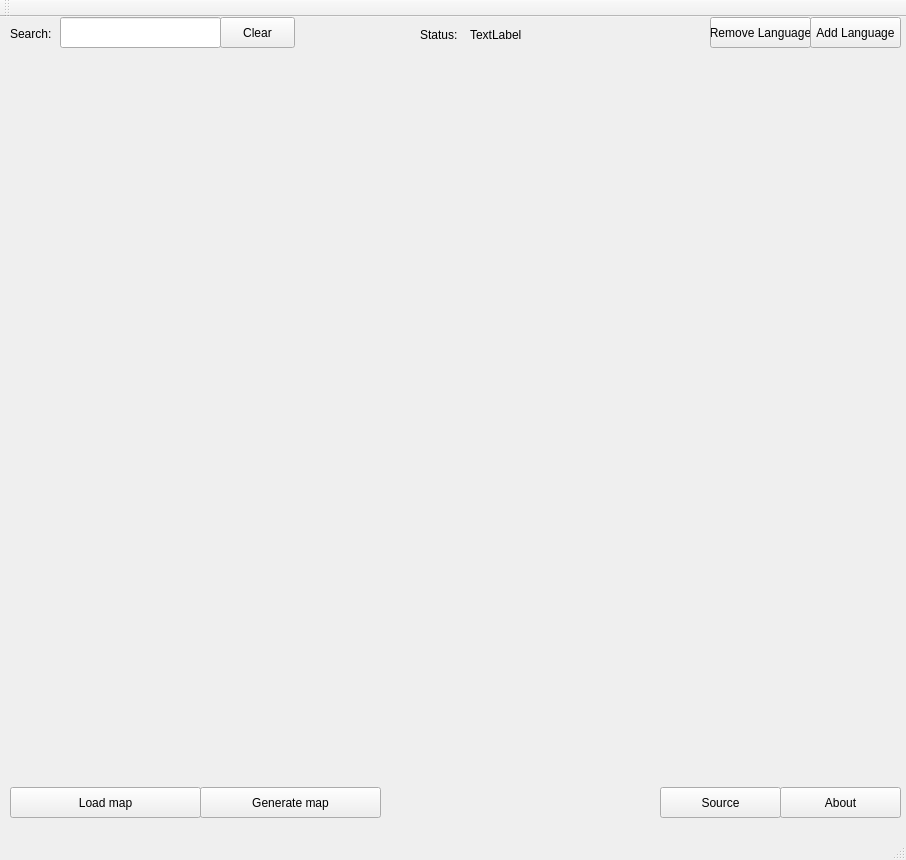
<?xml version="1.0" encoding="UTF-8"?>
<ui version="4.0">
 <class>MainWindow</class>
 <widget class="QMainWindow" name="MainWindow">
  <property name="geometry">
   <rect>
    <x>0</x>
    <y>0</y>
    <width>906</width>
    <height>860</height>
   </rect>
  </property>
  <property name="windowTitle">
   <string>MainWindow</string>
  </property>
  <widget class="QWidget" name="centralWidget">
   <widget class="QPushButton" name="addLanguage">
    <property name="geometry">
     <rect>
      <x>810</x>
      <y>0</y>
      <width>91</width>
      <height>31</height>
     </rect>
    </property>
    <property name="text">
     <string>Add Language</string>
    </property>
   </widget>
   <widget class="QPushButton" name="removeLanguage">
    <property name="geometry">
     <rect>
      <x>710</x>
      <y>0</y>
      <width>101</width>
      <height>31</height>
     </rect>
    </property>
    <property name="text">
     <string>Remove Language</string>
    </property>
   </widget>
   <widget class="QLineEdit" name="searchLine">
    <property name="geometry">
     <rect>
      <x>60</x>
      <y>0</y>
      <width>161</width>
      <height>31</height>
     </rect>
    </property>
    <property name="toolTip">
     <string/>
    </property>
    <property name="text">
     <string/>
    </property>
   </widget>
   <widget class="QLabel" name="label">
    <property name="geometry">
     <rect>
      <x>10</x>
      <y>10</y>
      <width>46</width>
      <height>13</height>
     </rect>
    </property>
    <property name="text">
     <string>Search:</string>
    </property>
   </widget>
   <widget class="QWidget" name="gridLayoutWidget">
    <property name="geometry">
     <rect>
      <x>20</x>
      <y>40</y>
      <width>881</width>
      <height>721</height>
     </rect>
    </property>
    <layout class="QGridLayout" name="grid"/>
   </widget>
   <widget class="QLabel" name="label_2">
    <property name="geometry">
     <rect>
      <x>420</x>
      <y>10</y>
      <width>46</width>
      <height>16</height>
     </rect>
    </property>
    <property name="text">
     <string>Status:</string>
    </property>
   </widget>
   <widget class="QLabel" name="curStatus">
    <property name="geometry">
     <rect>
      <x>470</x>
      <y>10</y>
      <width>241</width>
      <height>16</height>
     </rect>
    </property>
    <property name="text">
     <string>TextLabel</string>
    </property>
   </widget>
   <widget class="QPushButton" name="clearSearch">
    <property name="geometry">
     <rect>
      <x>220</x>
      <y>0</y>
      <width>75</width>
      <height>31</height>
     </rect>
    </property>
    <property name="text">
     <string>Clear</string>
    </property>
   </widget>
   <widget class="QPushButton" name="load">
    <property name="geometry">
     <rect>
      <x>10</x>
      <y>770</y>
      <width>191</width>
      <height>31</height>
     </rect>
    </property>
    <property name="text">
     <string>Load map</string>
    </property>
   </widget>
   <widget class="QPushButton" name="generate">
    <property name="geometry">
     <rect>
      <x>200</x>
      <y>770</y>
      <width>181</width>
      <height>31</height>
     </rect>
    </property>
    <property name="text">
     <string>Generate map</string>
    </property>
   </widget>
   <widget class="QPushButton" name="about">
    <property name="geometry">
     <rect>
      <x>780</x>
      <y>770</y>
      <width>121</width>
      <height>31</height>
     </rect>
    </property>
    <property name="text">
     <string>About</string>
    </property>
   </widget>
   <widget class="QPushButton" name="source">
    <property name="geometry">
     <rect>
      <x>660</x>
      <y>770</y>
      <width>121</width>
      <height>31</height>
     </rect>
    </property>
    <property name="text">
     <string>Source</string>
    </property>
   </widget>
  </widget>
  <widget class="QMenuBar" name="menuBar">
   <property name="geometry">
    <rect>
     <x>0</x>
     <y>0</y>
     <width>906</width>
     <height>21</height>
    </rect>
   </property>
  </widget>
  <widget class="QToolBar" name="mainToolBar">
   <attribute name="toolBarArea">
    <enum>TopToolBarArea</enum>
   </attribute>
   <attribute name="toolBarBreak">
    <bool>false</bool>
   </attribute>
  </widget>
  <widget class="QStatusBar" name="statusBar"/>
  <action name="actionReload">
   <property name="text">
    <string>Reload</string>
   </property>
  </action>
 </widget>
 <layoutdefault spacing="6" margin="11"/>
 <resources/>
 <connections/>
</ui>
